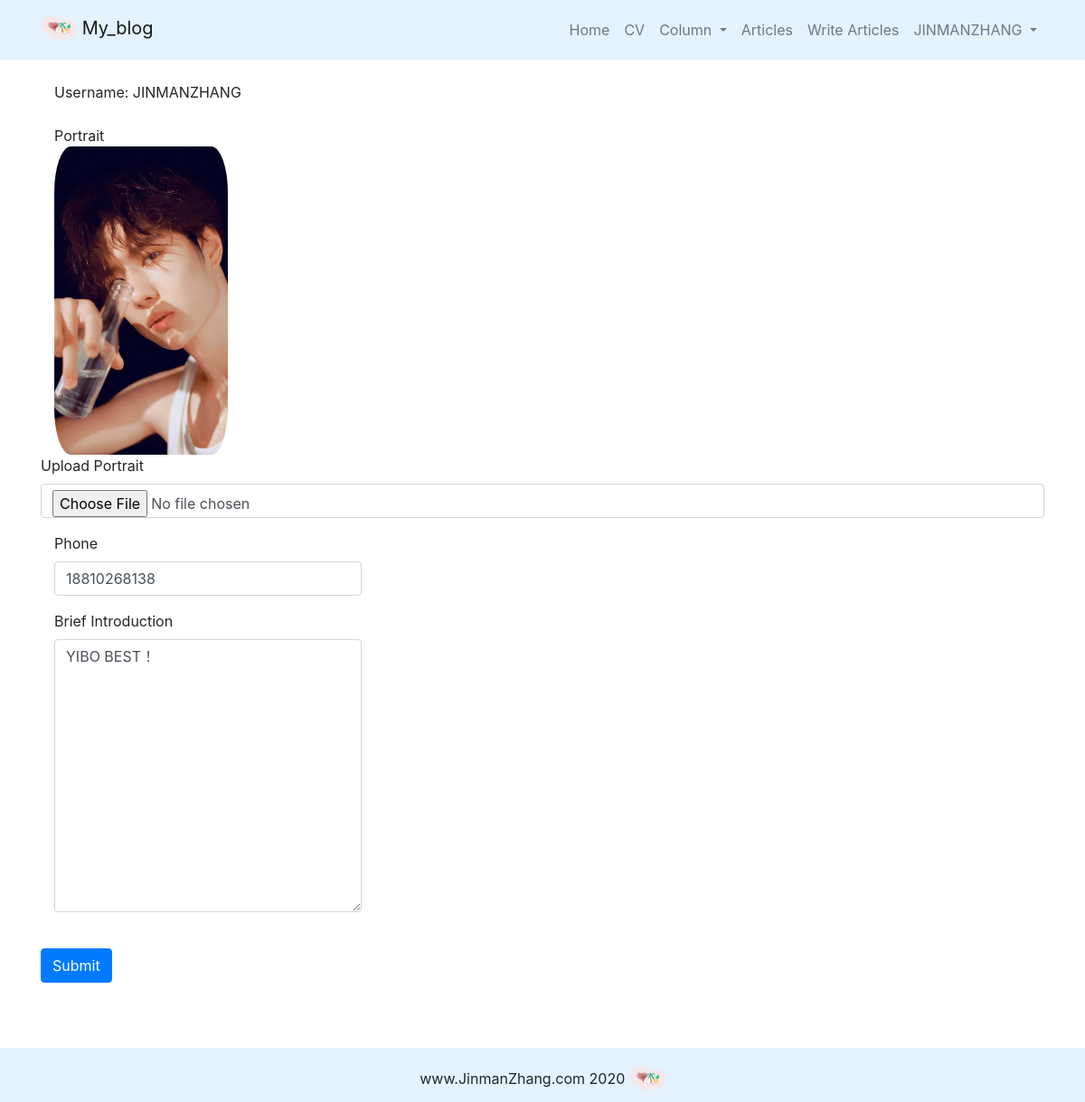
The app's page /userprofile/edit/5/ (signed in) with its own data.
### userprofile/models.py (models this page shows, shortened)
class Profile(models.Model):
    user = models.OneToOneField(User, on_delete=models.CASCADE,related_name='profile')
    phone = models.CharField(max_length=20,blank=True)
    portrait = ProcessedImageField(
        upload_to='portrait/%Y%m%d',
        processors=[ResizeToFit(width=400,height=400)],
        options={'quality':100},
    )
    bio = models.TextField(max_length=600, blank=True)

### userprofile/views.py (the view)
# urls.py: path('edit/<int:id>/',views.profile_edit,name='edit'),
@login_required(login_url='/userprofile/login/')
def profile_edit(request,id):
    user = User.objects.get(id=id)
    if Profile.objects.filter(user_id=id).exists():
        profile = Profile.objects.get(user_id=id)
    else:
        profile = Profile.objects.create(user=user)
    if request.method == 'POST':
        if request.user != user:
            return HttpResponse("You do not have the right to edit the user profile!")
        profile_form = ProfileForm(request.POST,request.FILES)
        if profile_form.is_valid():
            profile_cd = profile_form.cleaned_data
            profile.phone = profile_cd['phone']
            profile.bio = profile_cd['bio']
            if 'portrait' in request.FILES:
                profile.portrait = profile_cd["portrait"]
            profile.save()
            return redirect("userprofile:edit",id=id)
        else:
            return HttpResponse("The registered form is wrong! Please input again!")
    elif request.method == 'GET':
        profile_form = ProfileForm()
        context = { 'profile_form': profile_form,'profile':profile,'user':user}
        return render(request,'userprofile/edit.html',context)
    else:
        return HttpResponse("Please use GET OR POST to request data.")

### userprofile/forms.py
class ProfileForm(forms.ModelForm):
    class Meta:
        model = Profile
        fields = ('phone','portrait','bio')

### templates/userprofile/edit.html (shortened to what this page needs)
{% extends "base.html" %}
{% load static %}
{% block content %}
<div class="container">
    <div class="row">
        <div class="col-12">
            <br>
            <div class="col-md-4">Username: {{ user.username }}</div>
            <br>
            {% if profile.portrait %}
                <div class="col-md-4">Portrait</div>
                <img src="{{ profile.portrait.url }}" style="max-width: 20%;border-radius:15%;" class="col-md-4">
            {% else %}
                <h5 class="col-md-4">No Portrait</h5>
            {% endif %}
            <form method="post" action="." enctype="multipart/form-data">
                <div class="form-group">
                    <label for="portrait">Upload Portrait</label>
                    <input type="file" class="form-control" name="portrait" id="portrait">
                </div>
                <div class="form-group col-md-4">
                    <label for="phone">Phone</label>
                    <input type="text" class="form-control" id="phone" name="phone" value="{{ profile.phone }}">
                </div>
                <div class="form-group col-md-4">
                    <label for="bio">Brief Introduction</label>
                    <textarea type="text" class="form-control" id="bio" name="bio" rows="12">{{ profile.bio }}</textarea>
                </div>
                <br>
                <button type="submit" class="btn btn-primary">Submit</button>
            </form>
        </div>
    </div>
</div>
{% endblock content %}

### templates/header.html (shortened to what this page needs)
{% load static %}
{% load notifications_tags %}
<nav class="navbar navbar-expand-lg navbar-light" style="background-color: #e3f2fd;" >
    <div class="container">
        <a class="navbar-brand" href="#">
            <img src="{% static 'images/blogicon2.png' %}" width=40" height="40" alt="" loading="lazy">
            My_blog
        </a>
        <div>
            <ul class="navbar-nav">
                <li class="nav-item">
                    <a class="nav-link" href="{% url 'home:home' %}">Home</a>
                </li>
                <li class="nav-item">
                    <a class="nav-link" href="{% url 'cv:cv' %}">CV</a>
                </li>
                <li class="nav-item dropdown">
                    <a class="nav-link dropdown-toggle" href="#" id="navbarDropdown" role="button" data-toggle="dropdown" aria-haspopup="true" aria-expanded="false">
                        Column
                    </a>
                </li>
                <li class="nav-item">
                    <a class="nav-link" href="{% url 'article:article_list' %}">Articles</a>
                </li>
                <li class="nav-item">
                    <a class="nav-link" href="{% url 'article:article_create' %}">Write Articles</a>
                </li>
                {% if user.is_authenticated %}
                    <li class="nav-item dropdown">
                        <a class="nav-link dropdown-toggle" href="#" id="navbarDropdown" role="button" data-toggle="dropdown" aria-haspopup="true" aria-expanded="false">
                            {{ user.username }}
                        </a>
                    </li>
                {% else %}
                    <li class="nav-item">
                        <a class="nav-link" href="{% url 'userprofile:login' %}">Login</a>
                    </li>
                {% endif %}
            </ul>
        </div>
    </div>
</nav>

### templates/base.html (style rules this page uses)
html,body { height:100%; margin: 0; }

### records on screen
Profile: portrait (picture), phone "18810268138", bio "YIBO BEST！"

### other values on screen
{{ user.username }} "JINMANZHANG"
